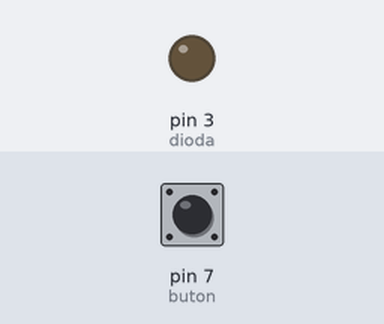
This sketch was run on a simulated Arduino Uno, built with avr-gcc and run on an emulated ATmega328P. On the bench: output pins drawn as LEDs (lit = HIGH). Dashed ring = blinking. Inputs (shaded band) come from the test bench; at power-on: pin 7 (buton) HIGH.

Above: at 1.2 s.
1.3 s: pin 7 (buton) pulled LOW for 1 s
At 3.3 s:
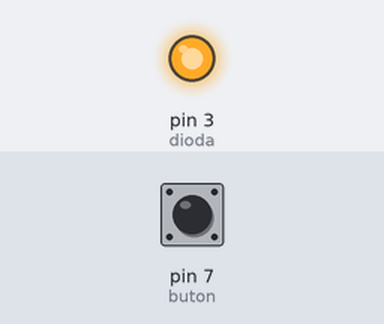
3.8 s: pin 7 (buton) pulled LOW for 0.15 s
At 4.6 s:
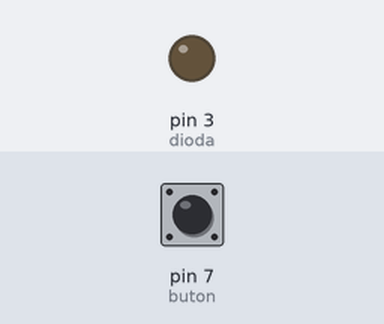
5.4 s: pin 7 (buton) pulled LOW for 3.2 s
At 5.5 s:
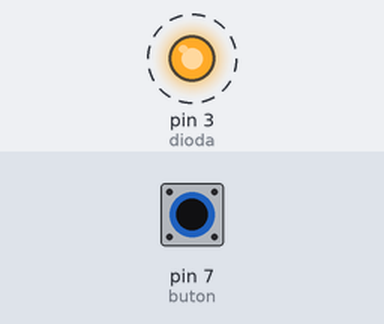
Timing chart, 0 to 9.9 s (numbered marks = the images above; inputs shaded):
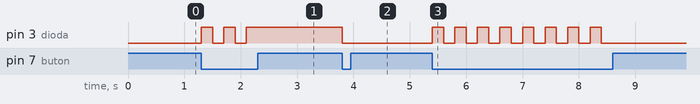

The sketch:

_3_1bb.ino
```cpp
int dioda = 3;		// przyznanie etykiety dla numeru pinu
int buton = 7;    		// przyznanie etykiety dla numeru pinu
void setup()    		// początkowa konfiguracja – część przygotowująca układ do
{             						// działania
pinMode(dioda, OUTPUT);				// ustawienie pinu jako wyjście
digitalWrite(dioda, LOW);				// ustawienie stanu niskiego
pinMode(buton, INPUT); 				// ustawienie pinu jako wejście
digitalWrite(buton, HIGH); 			// ustawienie stanu wysokiego (pullup)
}
void loop()           					// główna pętla
{
if(digitalRead(buton) == LOW && digitalRead(dioda)==LOW)
				// warunek sprawdza czy wduszono button i czy dioda nie świeci
{				 // wduszenie buttona powoduje zmianę stanu z niskiego na wysoki
digitalWrite(dioda, HIGH); 			// ustawienie stanu wysokiego dioda świeci
delay(200);					// czekaj 200ms
}
if(digitalRead(buton) == LOW && digitalRead(dioda)==HIGH)
				// warunek sprawdza czy wduszono button i czy dioda świeci
{
digitalWrite(dioda, LOW); 				// ustawienie stanu niskiego
delay(200);					// czekaj 200ms
}}
```

Measured:
- after the input at 1.3 s, pin 3 (dioda): alternates HIGH for 0.20 s and LOW for 0.20 s, 5 changes in all, then stays HIGH, starting at once
- after the input at 3.8 s, pin 3 (dioda): HIGH → LOW at once
- after the input at 5.4 s, pin 3 (dioda): alternates HIGH for 0.20 s and LOW for 0.20 s, 16 changes in all, then stays LOW, starting at once
